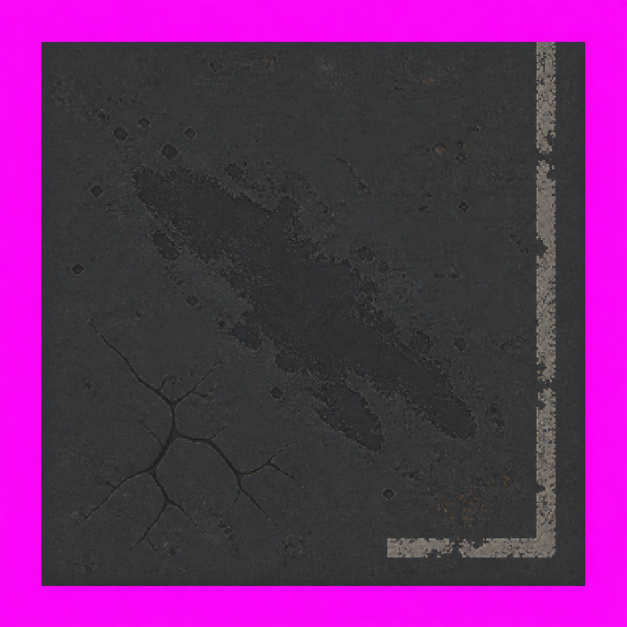
#> input picture docs/art-direction/project-c-b2-macro-floor-source-v1.png, 1254 x 1254 px (shown at 1/2 size)
$ python process_b2_macro_floor_v1.py
#> lines starting #> are read from the running program, lines starting #| are printed output that depends on the picture; after the words box and inside, x2 and y2 are one past the last pixel; in counts of white or black regions, pixels touching at a corner belong together
### Tools/ArtPipeline/torchstone_palette.py
#!/usr/bin/env python3
"""Shared Torchstone palette lock for the art conform pipeline.

All postapoc source sheets are style-transfer generations. Historically each
processor reduced colors with an independent MEDIANCUT-32 quantize, so every
sheet drifted to its own palette and the assets did not cohere. Locking every
sprite to the shared master palette (``project-c-torchstone.gpl`` == the
``DesignSystem.uss`` tokens) is what binds environment/props/actors/items and
the screen-space UI into one style.

Usage (inside a processor's ``reduce_colors``)::

    from torchstone_palette import lock_to_palette
    reduced = lock_to_palette(rgb).convert("RGBA")
"""

from functools import lru_cache
from pathlib import Path

from PIL import Image

GPL_PATH = (
    Path(__file__).resolve().parents[2]
    / "Assets/_Project/Art/Source/Aseprite/project-c-torchstone.gpl"
)

# 액터 아이덴티티 램프(피부·머리)는 기본 잠금에서 제외한다(옵트인). 갈색 피부톤은
# fabric/rust/stone 램프가 점유한 회랑 한가운데라, 팔레트에 있는 것만으로 최근접
# 양자화가 재료 시트의 암부 픽셀을 뺏는다(실측 2026-07-30: 629px, 값 조정으로는
# 절도 0인 피부톤이 존재하지 않음). 얼굴이 노출되는 자산의 conform만
# ``include_identity=True``로 연다.
IDENTITY_PREFIXES = ("skin-", "hair-")


@lru_cache(maxsize=1)
def load_gpl_entries(
    gpl_path: Path = GPL_PATH,
) -> tuple[tuple[str, tuple[int, int, int]], ...]:
    """Parse a GIMP ``.gpl`` into ordered ``(name, rgb)`` entries (<=256 colors).

    Color lines start with a digit (``R G B<TAB>name``); GIMP/Name/Columns and
    ``#`` comment lines are skipped.
    """
    entries: list[tuple[str, tuple[int, int, int]]] = []
    for line in gpl_path.read_text(encoding="utf-8").splitlines():
        stripped = line.strip()
        if not stripped or not stripped[0].isdigit():
            continue
        parts = stripped.split()
        red, green, blue = (int(value) for value in parts[:3])
        name = parts[3] if len(parts) > 3 else f"#{red:02X}{green:02X}{blue:02X}"
        entries.append((name, (red, green, blue)))
    if not entries:
        raise ValueError(f"no colors parsed from {gpl_path}")
    if len(entries) > 256:
        raise ValueError(f"{gpl_path} has {len(entries)} colors (max 256 for a P palette)")
    return tuple(entries)


@lru_cache(maxsize=1)
def load_gpl(gpl_path: Path = GPL_PATH) -> tuple[tuple[int, int, int], ...]:
    """Ordered RGB tuple of every ``.gpl`` entry (identity ramps included)."""
    return tuple(rgb for _, rgb in load_gpl_entries(gpl_path))


# [29 lines left out: functions _palette_image, lock_to_palette, not called in this run]


def lock_rgba_to_palette(image: Image.Image, *, include_identity: bool = False) -> Image.Image:
    """Lock visible RGB to Torchstone while preserving the source alpha."""
    source = image.convert("RGBA")
    alpha = source.getchannel("A")
    rgb = Image.new("RGB", source.size, load_gpl()[0])
    rgb.paste(source, mask=alpha)
    locked = lock_to_palette(rgb, include_identity=include_identity).convert("RGBA")
    locked.putalpha(alpha)
    return locked


# [30 lines left out: functions _named_palette_image, lock_rgba_to_named_palette, not called in this run]


_NEIGHBOR_OFFSETS = (
    (-1, -1), (0, -1), (1, -1),
    (-1, 0), (1, 0),
    (-1, 1), (0, 1), (1, 1),
)


# [53 lines left out: function despeckle, not called in this run]


# [3 lines that do not run on import are left out]

### Tools/ArtPipeline/process_b2_macro_floor_v1.py
#!/usr/bin/env python3
"""Conform one top-down B2 2x2 macro floor into 16 view-aware cells.

The generated source is intentionally not four independent floor sprites. It is
one continuous, orthographic 2x2 material patch. For each camera quarter this
processor rotates that complete patch, projects it onto one 256x128 isometric
master, applies the shared palette/despeckle pass to the master, and only then
splits it into four cell-owned 128x64 sprites. Processing master-first keeps the
parking paint, wear, and cracks continuous across cell boundaries while the
final cell ownership preserves the existing FOV, tint, and sorting contracts.
"""

from __future__ import annotations

from collections import deque
from dataclasses import dataclass
from pathlib import Path
from statistics import median
from typing import Callable, Iterable

from PIL import Image, ImageChops

from torchstone_palette import despeckle, lock_rgba_to_palette


ROOT = Path(__file__).resolve().parents[2]
SOURCE = ROOT / "docs/art-direction/project-c-b2-macro-floor-source-v1.png"
OUTPUT = ROOT / "Assets/_Project/Art/Environment"
BASE_FLOOR = OUTPUT / "env-floor.png"
PREVIEW = ROOT / "docs/captures/b2-macro-floor-conform-preview-v1.png"

TOPDOWN_SIZE = (256, 256)
MASTER_SIZE = (256, 128)
SPRITE_SIZE = (128, 64)
ALPHA_CUTOFF = 80
PIXEL_CLUSTER = 2

# Physical roles never rotate. Their view-space windows do. Role ordering is
# the gameplay contract: r0=(0,0), r1=(1,0), r2=(0,1), r3=(1,1).
ROLE_COORDS = ((0, 0), (1, 0), (0, 1), (1, 1))
CELL_WINDOWS = {
    (0, 0): (64, 0),
    (1, 0): (128, 32),
    (0, 1): (0, 32),
    (1, 1): (64, 64),
}


def rotate_grid_coord(coord: tuple[int, int], view: int) -> tuple[int, int]:
    """Rotate one 2x2 physical coordinate into a camera-relative coordinate."""
    x, y = coord
    if view == 0:
        return x, y
    if view == 1:
        return y, 1 - x
    if view == 2:
        return 1 - x, 1 - y
    if view == 3:
        return 1 - y, x
    raise ValueError(f"invalid B2 macro-floor view: {view}")


@dataclass(frozen=True)
class ViewSpec:
    index: int
    role_windows: tuple[tuple[int, int], ...]

    @property
    def windows(self) -> tuple[tuple[int, int], ...]:
        return self.role_windows


VIEWS = tuple(
    ViewSpec(
        view,
        tuple(CELL_WINDOWS[rotate_grid_coord(coord, view)] for coord in ROLE_COORDS),
    )
    for view in range(4)
)
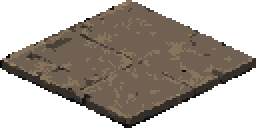
#> input picture Assets/_Project/Art/Environment/env-floor.png, 128 x 64 px (shown 2 times larger)


@dataclass(frozen=True)
class MacroFloorBuild:
    masters: dict[int, Image.Image]
    outputs: dict[str, Image.Image]


def _flat_data(image: Image.Image) -> Iterable:
    if hasattr(image, "get_flattened_data"):
        return image.get_flattened_data()
    return image.getdata()


def _is_chroma(pixel: tuple[int, int, int, int]) -> bool:
    red, green, blue, _ = pixel
    return red >= 150 and blue >= 130 and green <= 110 and red + blue >= green * 3


def _remove_edge_connected_chroma(
    image: Image.Image,
    predicate: Callable[[tuple[int, int, int, int]], bool],
) -> None:
    """Clear only exterior magenta, never an authored interior accent."""
    width, height = image.size
#> width = 1254; height = 1254
    pixels = image.load()
    visited = bytearray(width * height)
    pending: deque[tuple[int, int]] = deque()

    def enqueue(px: int, py: int) -> None:
        index = py * width + px
        if visited[index]:
            return
        pixel = pixels[px, py]
        if pixel[3] != 0 and not predicate(pixel):
            return
        visited[index] = 1
        pending.append((px, py))

    for px in range(width):
        enqueue(px, 0)
        enqueue(px, height - 1)
#> this loop made 1254 passes
    for py in range(1, height - 1):
        enqueue(0, py)
        enqueue(width - 1, py)
#> this loop made 1252 passes

    while pending:
        px, py = pending.popleft()
        red, green, blue, alpha = pixels[px, py]
        if alpha != 0 and predicate((red, green, blue, alpha)):
            pixels[px, py] = (red, green, blue, 0)
        if px > 0:
            enqueue(px - 1, py)
        if px + 1 < width:
            enqueue(px + 1, py)
        if py > 0:
            enqueue(px, py - 1)
        if py + 1 < height:
            enqueue(px, py + 1)


def _harden_alpha(image: Image.Image) -> Image.Image:
    hardened = image.convert("RGBA")
    hardened.putalpha(
        hardened.getchannel("A").point(
            lambda value: 255 if value >= ALPHA_CUTOFF else 0
        )
    )
    return hardened


def extract_topdown(source: Image.Image) -> Image.Image:
    """Extract and normalize the generated square top-down material patch."""
    patch = source.convert("RGBA")
    _remove_edge_connected_chroma(patch, _is_chroma)
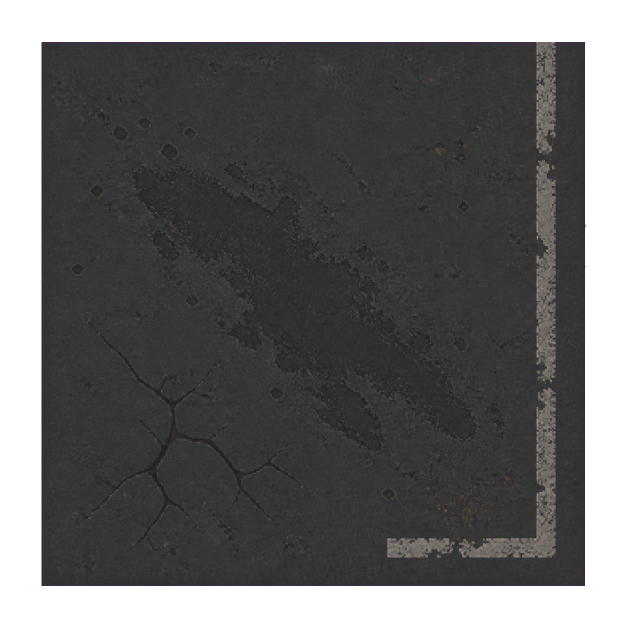
#> patch: PIL image 1254x1254 RGBA (shown at 1/2 size); mean R, G, B, A 103, 42.9, 103, 191.8; transparent parts drawn white
    patch = _harden_alpha(patch)
    bounds = patch.getchannel("A").getbbox()
    if bounds is None:
        raise ValueError("B2 macro-floor source contains no visible patch")
    patch = patch.crop(bounds)
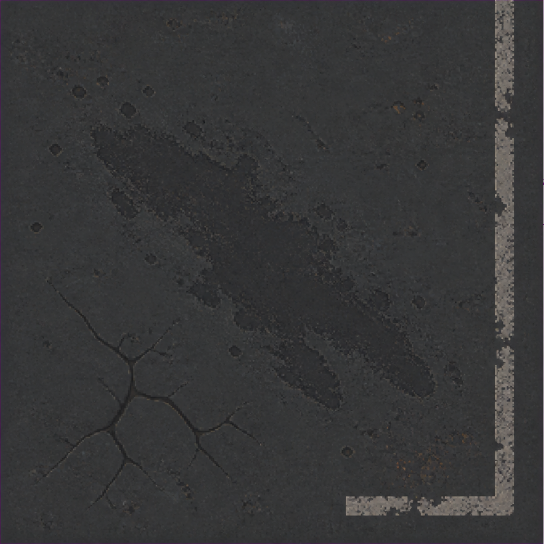
#> patch: PIL image 1088x1088 RGBA (shown at 1/2 size); mean R, G, B, A 54.7, 54.6, 55.6, 254.8; transparent parts drawn white

    width, height = patch.size
    square_tolerance = max(2, round(max(width, height) * 0.03))
    if abs(width - height) > square_tolerance:
        raise ValueError(
            f"B2 macro-floor source must be square after chroma crop: {patch.size}"
        )

    return _harden_alpha(patch.resize(TOPDOWN_SIZE, Image.Resampling.BOX))
#> in _harden_alpha (call 2), `hardened = image.convert("RGBA")`:
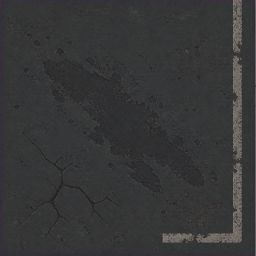
#> hardened: PIL image 256x256 RGBA; mean R, G, B, A 54.8, 54.8, 55.6, 254.8; transparent parts drawn white


def rotate_topdown(topdown: Image.Image, view: int) -> Image.Image:
    """Rotate the full patch before projection, matching ``rotate_grid_coord``.

    View 1 is a logical clockwise world rotation. With raster Y increasing
    downward, that same coordinate transform is PIL's visual ROTATE_90.
    """
    if topdown.width != topdown.height:
        raise ValueError(f"B2 macro-floor top-down patch must be square: {topdown.size}")
    rotations = (
        None,
        Image.Transpose.ROTATE_90,
        Image.Transpose.ROTATE_180,
        Image.Transpose.ROTATE_270,
    )
    if view < 0 or view >= len(rotations):
        raise ValueError(f"invalid B2 macro-floor view: {view}")
    transpose = rotations[view]
    return topdown.copy() if transpose is None else topdown.transpose(transpose)


def project_topdown(topdown: Image.Image) -> Image.Image:
    """Project one complete 256x256 top-down patch onto a 2:1 iso master.

    The inverse affine map is derived from:
      screen_x = 128 + (source_x - source_y) / 2
      screen_y = (source_x + source_y) / 4
    """
    if topdown.size != TOPDOWN_SIZE:
        raise ValueError(f"unexpected B2 macro-floor top-down size: {topdown.size}")
    return topdown.transform(
        MASTER_SIZE,
        Image.Transform.AFFINE,
        (1.0, 2.0, -128.0, -1.0, 2.0, 128.0),
        resample=Image.Resampling.BILINEAR,
        fillcolor=(5, 7, 12, 0),
    )


def _base_master(base_floor: Image.Image) -> Image.Image:
    base_floor = _harden_alpha(base_floor)
    if base_floor.size != SPRITE_SIZE:
        raise ValueError(f"unexpected base floor size: {base_floor.size}")

    master = Image.new("RGBA", MASTER_SIZE, (5, 7, 12, 0))
    # Painter order is stable, though the final master colors are shared at any
    # overlapping edge and therefore independent of role split order.
    for coord in ((0, 0), (0, 1), (1, 0), (1, 1)):
        master.alpha_composite(base_floor, CELL_WINDOWS[coord])
    return master


def _median_visible_luma(image: Image.Image) -> float:
    values = []
    for red, green, blue, alpha in _flat_data(image.convert("RGBA")):
        if alpha >= ALPHA_CUTOFF:
            values.append((299 * red + 587 * green + 114 * blue) / 1000.0)
    if not values:
        raise ValueError("B2 macro-floor patch has no visible material pixels")
    return float(median(values))


def _apply_surface_signal(
    base: Image.Image,
    projected: Image.Image,
    neutral_luma: float,
) -> Image.Image:
    """Transfer low-frequency wear/paint while retaining canonical floor form."""
    result = base.copy()
    base_pixels = base.load()
    source_pixels = projected.load()
    target_pixels = result.load()
    neutral_rgb = (84.0, 91.0, 97.0)  # Torchstone grey-3.

    for py in range(MASTER_SIZE[1]):
        for px in range(MASTER_SIZE[0]):
            base_red, base_green, base_blue, base_alpha = base_pixels[px, py]
            if base_alpha == 0:
                continue
            red, green, blue, source_alpha = source_pixels[px, py]
            if source_alpha < ALPHA_CUTOFF:
                continue

            source_luma = (299 * red + 587 * green + 114 * blue) / 1000.0
            delta = max(-24.0, min(60.0, source_luma - neutral_luma))
            chroma = max(red, green, blue) - min(red, green, blue)
            tint_strength = 0.42 if chroma >= 24 else 0.18
            opacity = source_alpha / 255.0

            # Keep the canonical dark diamond outline intact. Interior concrete
            # is gently unified so the generated cross-cell marks, rather than
            # four repeated per-tile value patterns, carry the macro reading.
            base_luma = (
                299 * base_red + 587 * base_green + 114 * base_blue
            ) / 1000.0
            if base_luma <= 45.0:
                continue

            channels = (base_red, base_green, base_blue)
            source_channels = (red, green, blue)
            conformed = []
            for channel, neutral, source_channel in zip(
                channels, neutral_rgb, source_channels
            ):
                unified = channel * 0.68 + neutral * 0.32
                signaled = (
                    unified
                    + delta * 0.72
                    + (source_channel - source_luma) * tint_strength
                )
                value = channel * (1.0 - opacity) + signaled * opacity
                conformed.append(max(0, min(255, round(value))))
            target_pixels[px, py] = (*conformed, base_alpha)
    return result


def normalize_view(
    topdown: Image.Image,
    base_floor: Image.Image,
    spec: ViewSpec,
) -> Image.Image:
    """Rotate/project/conform one complete 2x2 master before any role split."""
    rotated = rotate_topdown(topdown, spec.index)
    projected = project_topdown(rotated)
    base = _base_master(base_floor)
    union_alpha = base.getchannel("A")
    transferred = _apply_surface_signal(
        base,
        projected,
        _median_visible_luma(rotated),
    )

    # The authored pixel cluster is established once across the whole master.
    # Applying this per cell would create four independent seam treatments.
    small = transferred.resize(
        (MASTER_SIZE[0] // PIXEL_CLUSTER, MASTER_SIZE[1] // PIXEL_CLUSTER),
        Image.Resampling.BOX,
    )
    small = despeckle(lock_rgba_to_palette(_harden_alpha(small)))
    master = small.resize(MASTER_SIZE, Image.Resampling.NEAREST)
    master.putalpha(union_alpha)
    return _harden_alpha(master)


def _output_name(role: int, view: int) -> str:
    return f"env-floor-b2-macro-role-{role}-view-{view}"


# [26 lines left out: functions split_master, reassemble_outputs, not called in this run]


def build_assets(source: Image.Image, base_floor: Image.Image) -> MacroFloorBuild:
    if base_floor.size != SPRITE_SIZE:
        raise ValueError(f"unexpected base floor size: {base_floor.size}")

    topdown = extract_topdown(source)
    masters: dict[int, Image.Image] = {}
    outputs: dict[str, Image.Image] = {}
    for spec in VIEWS:
        master = normalize_view(topdown, base_floor, spec)
        outputs.update(split_master(master, base_floor, spec))
        masters[spec.index] = master
#> this loop made 1 pass
#> pass 1, in normalize_view, `projected = project_topdown(rotated)`:
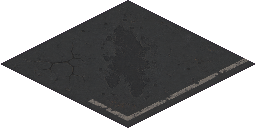
#> projected: PIL image 256x128 RGBA; mean R, G, B, A 29.9, 30.9, 33.8, 127.5; transparent parts drawn white
#> pass 1, in normalize_view, `base = _base_master(base_floor)`:
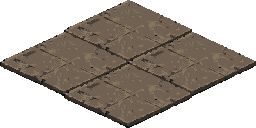
#> base: PIL image 256x128 RGBA; mean R, G, B, A 58.1, 51.6, 46.3, 132.6; transparent parts drawn white
#> pass 1, in normalize_view, `union_alpha = base.getchannel("A")`:
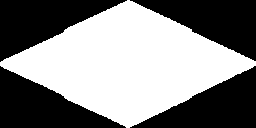
#> union_alpha: PIL image 256x128 L; 52% white; 4 black regions, box (x1, y1, x2, y2) and area: (0, 66, 126, 128) 3966, (0, 0, 127, 62) 3948, (130, 66, 256, 128) 3936, (130, 0, 256, 61) 3882
    return MacroFloorBuild(masters, outputs)


# [14 lines left out: function _preview, not called in this run]


def main() -> None:
    if not SOURCE.exists():
        raise FileNotFoundError(SOURCE)
    if not BASE_FLOOR.exists():
        raise FileNotFoundError(BASE_FLOOR)

    build = build_assets(
        Image.open(SOURCE).convert("RGBA"),
        Image.open(BASE_FLOOR).convert("RGBA"),
    )
    OUTPUT.mkdir(parents=True, exist_ok=True)
    for name, image in build.outputs.items():
        image.save(OUTPUT / f"{name}.png", optimize=True)
    PREVIEW.parent.mkdir(parents=True, exist_ok=True)
    _preview(build).save(PREVIEW, optimize=True)
    print(f"wrote {len(build.outputs)} B2 macro-floor sprites to {OUTPUT}")


if __name__ == "__main__":
#> (the run stopped early here; a loop or call above may not have finished)
